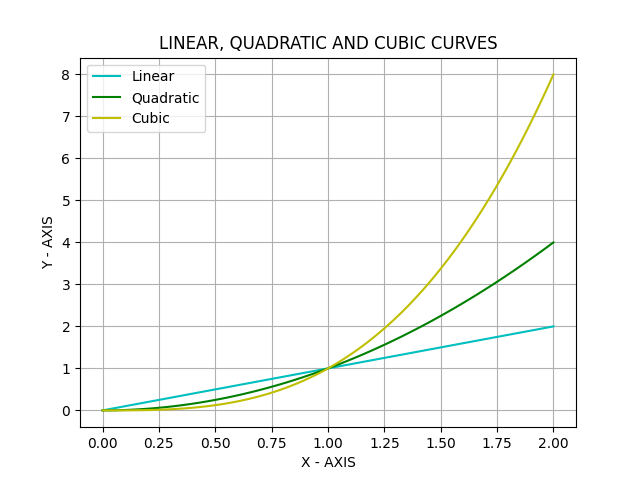

Reproduce this figure in Python.
import matplotlib.pyplot as plt
import numpy as np

x = np.linspace(0, 2, 100)
plt.plot(x, x, color='c', label='Linear')
plt.plot(x, x ** 2, color='g', label='Quadratic')
plt.plot(x, x ** 3, color='y', label='Cubic')
plt.grid()
plt.title('LINEAR, QUADRATIC AND CUBIC CURVES')
plt.xlabel('X - AXIS')
plt.ylabel('Y - AXIS')
plt.legend()
plt.show()
